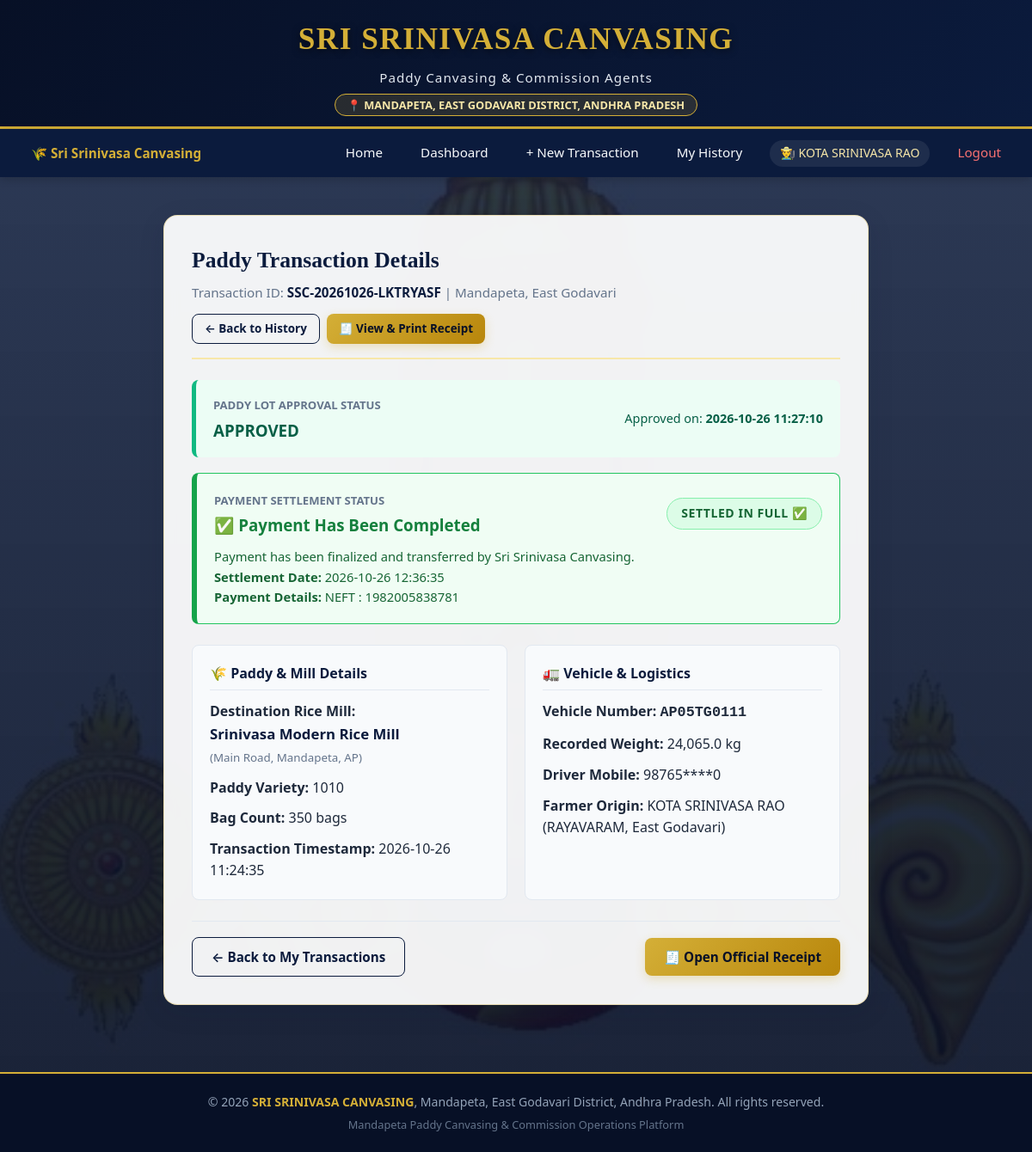
/farmer/transactions/SSC-20261026-LKTRYASF (signed in), run on the app's committed database.
### tables this page shows
CREATE TABLE farmers(
                id INTEGER PRIMARY KEY AUTOINCREMENT,
                name TEXT,
                mobile TEXT UNIQUE,
                aadhaar TEXT,
                village TEXT,
                password TEXT,
                password_hash TEXT,
                created_at TEXT
            );

CREATE TABLE transactions(
                id INTEGER PRIMARY KEY AUTOINCREMENT,
                transaction_id TEXT UNIQUE NOT NULL,
                farmer_id INTEGER NOT NULL,
                rice_mill_id INTEGER,
                rice_mill_name_snapshot TEXT,
                paddy_type TEXT NOT NULL,
                number_of_bags INTEGER NOT NULL,
                vehicle_number TEXT NOT NULL,
                vehicle_weight_kg REAL NOT NULL,
                driver_mobile TEXT NOT NULL,
                transaction_timestamp TEXT NOT NULL,
                status TEXT NOT NULL DEFAULT 'PENDING',
                decided_by_admin_id INTEGER,
                decision_timestamp TEXT,
                rejection_reason TEXT,
                created_at TEXT NOT NULL, payment_status TEXT DEFAULT 'PENDING', payment_timestamp TEXT, payment_notes TEXT,
                FOREIGN KEY (farmer_id) REFERENCES farmers(id) ON DELETE RESTRICT,
                FOREIGN KEY (rice_mill_id) REFERENCES rice_mills(id) ON DELETE SET NULL,
                FOREIGN KEY (decided_by_admin_id) REFERENCES admins(id) ON DELETE SET NULL
            );

CREATE TABLE rice_mills(
                id INTEGER PRIMARY KEY AUTOINCREMENT,
                mill_name TEXT NOT NULL,
                location TEXT,
                is_active INTEGER NOT NULL DEFAULT 1,
                created_at TEXT NOT NULL,
                updated_at TEXT NOT NULL
            );

### app.py (the view)
@app.route("/farmer/transactions/<tx_id>")
@auth.farmer_required
def farmer_transaction_details(tx_id):
    farmer_id = session.get("user_id")
    tx = db.query_db(
        """
        SELECT t.*, f.name AS farmer_name, f.mobile AS farmer_mobile, f.village AS farmer_village,
               r.mill_name AS current_mill_name, r.location AS mill_location
        FROM transactions t
        JOIN farmers f ON t.farmer_id = f.id
        LEFT JOIN rice_mills r ON t.rice_mill_id = r.id
        WHERE t.transaction_id = ? AND t.farmer_id = ?
        """,
        (tx_id, farmer_id),
        one=True,
    )
    if not tx:
        flash("Transaction not found or you do not have permission to view it.", "danger")
        return redirect(url_for("farmer_transactions"))
    return render_template("transaction_details.html", tx=tx)

### app.py (called while the page is built)
@app.context_processor
def inject_global_data():
    return {
        "business_name": "SRI SRINIVASA CANVASING",
        "business_location": "Mandapeta, East Godavari District, Andhra Pradesh",
        "business_address": "Main Road, Mandapeta, East Godavari District, AP - 533308",
        "current_year": datetime.datetime.now().year,
        "csrf_token": auth.generate_csrf_token,
        "mask_aadhaar": auth.mask_aadhaar,
        "mask_mobile": auth.mask_mobile,
    }

### auth.py (called while the page is built)
def mask_mobile(mobile: str) -> str:
    if not mobile:
        return ""
    clean = re.sub(r"\D", "", str(mobile))
    if len(clean) == 10:
        return f"{clean[:5]}****{clean[-1]}"
    elif len(clean) > 4:
        return f"{clean[:2]}****{clean[-2:]}"
    return clean

def farmer_required(f):
    @wraps(f)
    def decorated_function(*args, **kwargs):
        if not session.get("user_id") or session.get("role") != "farmer":
            flash("Farmer authentication required.", "danger")
            return redirect(url_for("login"))
        return f(*args, **kwargs)
    return decorated_function

### db.py (called while the page is built)
def is_postgres():
    return bool(DATABASE_URL and DATABASE_URL.startswith(("postgres://", "postgresql://")))

def get_db():
    if is_postgres():
        import psycopg2
        import psycopg2.extras
        url = DATABASE_URL
        if url.startswith("postgres://"):
            url = url.replace("postgres://", "postgresql://", 1)
        conn = psycopg2.connect(url, cursor_factory=psycopg2.extras.DictCursor)
        conn.autocommit = False
        return conn
    else:
        db_path = os.environ.get("SQLITE_PATH", DEFAULT_SQLITE_PATH)
        conn = sqlite3.connect(db_path)
        conn.row_factory = sqlite3.Row
        conn.execute("PRAGMA foreign_keys = ON")
        return conn

### templates/transaction_details.html (shortened to what this page needs)
{% extends "base.html" %}
{% block content %}
<div style="max-width: 820px; margin: 0 auto;">
    <div class="content-card">
        <div class="card-header-styled">
            <div>
                <h2 class="card-title">Paddy Transaction Details</h2>
                <div style="color: var(--text-muted); font-size: 0.95rem; margin-top: 4px;">
                    Transaction ID: <strong style="color: var(--primary-blue);">{{ tx['transaction_id'] }}</strong> | Mandapeta, East Godavari
                </div>
            </div>
            <div style="display: flex; gap: 8px;">
                <a href="{{ url_for('farmer_transactions') }}" class="btn btn-outline btn-sm">
                    &larr; Back to History
                </a>
                {% if tx['status'] == 'APPROVED' %}
                    <a href="{{ url_for('view_receipt', tx_id=tx['transaction_id']) }}" class="btn btn-primary btn-sm">
                        🧾 View & Print Receipt
                    </a>
                {% endif %}
            </div>
        </div>
        <div style="padding: 16px 20px; border-radius: var(--border-radius-sm); margin-bottom: 18px;
            {% if tx['status'] == 'APPROVED' %}
                background: #ECFDF5; border-left: 5px solid #10B981;
            {% elif tx['status'] == 'REJECTED' %}
                background: #FEF2F2; border-left: 5px solid #EF4444;
            {% else %}
                background: #FFFBEB; border-left: 5px solid #F59E0B;
            {% endif %}">
            <div style="display: flex; justify-content: space-between; align-items: center; flex-wrap: wrap; gap: 8px;">
                <div>
                    <span style="font-size: 0.82rem; font-weight: 700; text-transform: uppercase; color: var(--text-muted);">
                        Paddy Lot Approval Status
                    </span>
                    <h3 style="margin: 2px 0 0;
                        {% if tx['status'] == 'APPROVED' %} color: #065F46;
                        {% elif tx['status'] == 'REJECTED' %} color: #991B1B;
                        {% else %} color: #92400E; {% endif %}">
                        {{ tx['status'] }}
                    </h3>
                </div>
                {% if tx['status'] == 'APPROVED' %}
                    <div style="text-align: right; font-size: 0.9rem; color: #065F46;">
                        Approved on: <strong>{{ tx['decision_timestamp'] }}</strong>
                    </div>
                {% else %}
                    <div style="font-size: 0.88rem; color: #92400E;">
                        ⏳ Awaiting review by Sri Srinivasa Canvasing administrator.
                    </div>
                {% endif %}
            </div>
        </div>
        <div style="padding: 18px 20px; border-radius: var(--border-radius-sm); margin-bottom: 24px;
            {% if tx['payment_status'] == 'COMPLETED' %}
                background: #F0FDF4; border: 1.5px solid #22C55E; border-left: 6px solid #16A34A;
            {% else %}
                background: #FFFDF5; border: 1.5px solid var(--gold-border); border-left: 6px solid #D97706;
            {% endif %}">
            <div style="display: flex; justify-content: space-between; align-items: center; flex-wrap: wrap; gap: 10px;">
                <div>
                    <span style="font-size: 0.82rem; font-weight: 700; text-transform: uppercase; color: var(--text-muted);">
                        Payment Settlement Status
                    </span>
                    <h3 style="margin: 2px 0 0;
                        {% if tx['payment_status'] == 'COMPLETED' %} color: #15803D;
                        {% else %} color: #B45309; {% endif %}">
                        {% if tx['payment_status'] == 'COMPLETED' %}
                            ✅ Payment Has Been Completed
                        {% else %}
                            ⏳ Payment Settlement Pending
                        {% endif %}
                    </h3>
                </div>
                <div>
                    {% if tx['payment_status'] == 'COMPLETED' %}
                        <span class="badge badge-approved" style="font-size: 0.88rem; padding: 6px 16px;">
                            Settled in Full ✅
                        </span>
                    {% else %}
                        <span class="badge badge-pending" style="font-size: 0.88rem; padding: 6px 16px;">
                            Payment Pending ⏳
                        </span>
                    {% endif %}
                </div>
            </div>
            <div style="margin-top: 10px; font-size: 0.92rem;
                {% if tx['payment_status'] == 'COMPLETED' %} color: #166534;
                {% else %} color: #78350F; {% endif %}">
                {% if tx['payment_status'] == 'COMPLETED' %}
                    Payment has been finalized and transferred by Sri Srinivasa Canvasing.<br>
                    <strong>Settlement Date:</strong> {{ tx['payment_timestamp'] }}<br>
                    <strong>Payment Details:</strong> {{ tx['payment_notes'] or 'Settled in full via Canvasing Office' }}
                {% else %}
                    Payment settlement will be initiated once weighbridge records and mill acceptance slips are finalized. Check back soon or contact the canvasing office.
                {% endif %}
            </div>
        </div>
        <div class="form-grid-2" style="margin-bottom: 24px;">
            <div style="background: #F8FAFC; padding: 20px; border-radius: var(--border-radius-sm); border: 1px solid #E2E8F0;">
                <h4 style="color: var(--primary-blue); margin-bottom: 12px; border-bottom: 1px solid #E2E8F0; padding-bottom: 6px;">
                    🌾 Paddy & Mill Details
                </h4>
                <p><strong>Destination Rice Mill:</strong><br>
                    <span style="font-size: 1.05rem; color: var(--primary-blue); font-weight: 700;">
                        {{ tx['rice_mill_name_snapshot'] or tx['current_mill_name'] or 'Not recorded' }}
                    </span>
                    {% if tx['mill_location'] %}<br><small style="color: var(--text-muted);">({{ tx['mill_location'] }})</small>{% endif %}
                </p>
                <p style="margin-top: 10px;"><strong>Paddy Variety:</strong> {{ tx['paddy_type'] }}</p>
                <p style="margin-top: 10px;"><strong>Bag Count:</strong> {{ tx['number_of_bags'] }} bags</p>
                <p style="margin-top: 10px;"><strong>Transaction Timestamp:</strong> {{ tx['transaction_timestamp'] }}</p>
            </div>
            <div style="background: #F8FAFC; padding: 20px; border-radius: var(--border-radius-sm); border: 1px solid #E2E8F0;">
                <h4 style="color: var(--primary-blue); margin-bottom: 12px; border-bottom: 1px solid #E2E8F0; padding-bottom: 6px;">
                    🚛 Vehicle & Logistics
                </h4>
                <p><strong>Vehicle Number:</strong> <code style="font-size: 1.05rem; font-weight: 700;">{{ tx['vehicle_number'] }}</code></p>
                <p style="margin-top: 10px;"><strong>Recorded Weight:</strong> {{ '{:,.1f}'.format(tx['vehicle_weight_kg']) }} kg</p>
                <p style="margin-top: 10px;"><strong>Driver Mobile:</strong> {{ mask_mobile(tx['driver_mobile']) }}</p>
                <p style="margin-top: 10px;"><strong>Farmer Origin:</strong> {{ tx['farmer_name'] }} ({{ tx['farmer_village'] }}, East Godavari)</p>
            </div>
        </div>
        <div style="display: flex; justify-content: space-between; align-items: center; border-top: 1px solid #E2E8F0; padding-top: 18px;">
            <a href="{{ url_for('farmer_transactions') }}" class="btn btn-outline">
                &larr; Back to My Transactions
            </a>
            {% if tx['status'] == 'APPROVED' %}
                <a href="{{ url_for('view_receipt', tx_id=tx['transaction_id']) }}" class="btn btn-primary">
                    🧾 Open Official Receipt
                </a>
            {% endif %}
        </div>
    </div>
</div>
{% endblock %}

### templates/base.html (shortened to what this page needs)
<!DOCTYPE html>
<html lang="en">
<head>
    <link rel="stylesheet" href="{{ url_for('static', filename='css/style.css') }}">
    <link rel="stylesheet" href="{{ url_for('static', filename='css/print.css') }}" media="print">
</head>
<body>
    <header class="header-top">
        <div class="brand-wrapper">
            <div class="brand-icon-text">
                <h1 class="brand-title">{{ business_name }}</h1>
            </div>
            <div class="brand-subtitle">Paddy Canvasing & Commission Agents</div>
            <div class="brand-location-badge">📍 {{ business_location }}</div>
        </div>
    </header>
    <nav class="navbar">
        <div class="nav-container">
            <a href="{{ url_for('home') }}" class="nav-link" style="font-weight: 700; color: var(--gold-primary);">
                🌾 Sri Srinivasa Canvasing
            </a>
            <ul class="nav-links">
                <li><a href="{{ url_for('home') }}" class="nav-link">Home</a></li>
                {% if session.get('role') == 'farmer' %}
                    <li><a href="{{ url_for('farmer_dashboard') }}" class="nav-link">Dashboard</a></li>
                    <li><a href="{{ url_for('new_transaction') }}" class="nav-link">+ New Transaction</a></li>
                    <li><a href="{{ url_for('farmer_transactions') }}" class="nav-link">My History</a></li>
                    <li class="nav-user-badge">
                        <span>👨‍🌾 {{ session.get('user_name', 'Farmer') }}</span>
                    </li>
                    <li><a href="{{ url_for('logout') }}" class="nav-link" style="color: #F87171;">Logout</a></li>
                {% else %}
                    <li><a href="{{ url_for('login') }}" class="nav-link">Farmer Login</a></li>
                    <li><a href="{{ url_for('register') }}" class="nav-link">Farmer Register</a></li>
                    <li><a href="{{ url_for('admin_login') }}" class="nav-link" style="color: var(--gold-light);">Admin Portal</a></li>
                {% endif %}
            </ul>
        </div>
    </nav>
    <main class="main-content">
        {% block content %}{% endblock %}
    </main>
    <footer class="footer">
        <p>
            &copy; {{ current_year }} <span class="footer-brand">{{ business_name }}</span>, {{ business_location }}.
            All rights reserved.
        </p>
        <p style="font-size: 0.8rem; margin-top: 4px; color: #64748B;">
            Mandapeta Paddy Canvasing & Commission Operations Platform
        </p>
    </footer>
</body>
</html>

### static/css/print.css (style rules this page uses)
* { -webkit-print-color-adjust: exact !important; print-color-adjust: exact !important; }
body { background: #FFFFFF !important; color: #111827 !important; font-family: 'Times New Roman', Times, serif; font-size: 11pt; line-height: 1.4; padding: 0 !important; margin: 0 !important; }
.no-print, .navbar, .header-top, .footer, .btn, .flash-container, .nav-links, .card-header-styled .btn, .alert { display: none !important; }
.main-content { padding: 0 !important; margin: 0 !important; max-width: 100% !important; width: 100% !important; }
.content-card { background: #FFFFFF !important; box-shadow: none !important; border: none !important; padding: 0 !important; margin: 0 !important; }

### data on the page
farmers: get "KOTA SRINIVASA RAO", farmer_name "KOTA SRINIVASA RAO", farmer_village "RAYAVARAM"
transactions: transaction_id "SSC-20261026-LKTRYASF", status "APPROVED", decision_timestamp "2026-10-26 11:27:10", payment_timestamp "2026-10-26 12:36:35", payment_notes "NEFT : 1982005838781", rice_mill_name_snapshot "Srinivasa Modern Rice Mill", paddy_type "1010", number_of_bags "350", transaction_timestamp "2026-10-26 11:24:35", vehicle_number "AP05TG0111", vehicle_weight_kg "24,065.0", driver_mobile "98765****0"
rice_mills: mill_location "Main Road, Mandapeta, AP"

### other printed values
{{ business_name }} "SRI SRINIVASA CANVASING"
{{ business_location }} "MANDAPETA, EAST GODAVARI DISTRICT, ANDHRA PRADESH"
{{ business_location }} "Mandapeta, East Godavari District, Andhra Pradesh"
